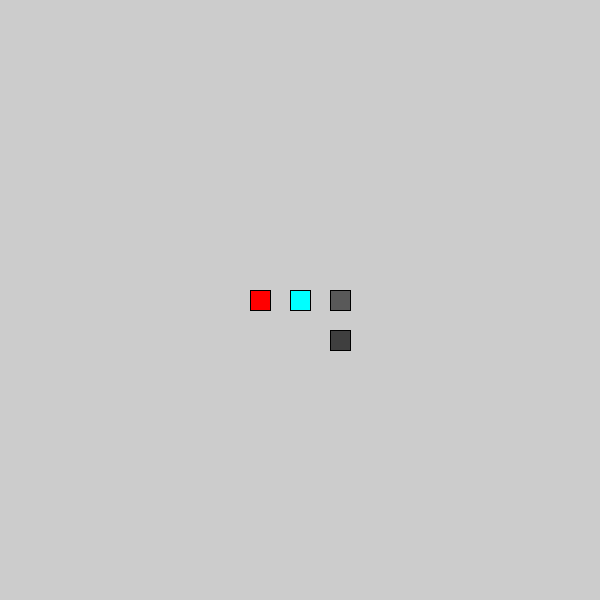
Frame 1 (no input)
Frame 60 (the mouse pressed at the canvas centre just before this capture): identical to frame 1, image omitted
Frame 120 (the mouse held since frame 60 and released just before this capture): identical to frame 1, image omitted

The Processing sketch that drew this single still picture (run headless with seeded random() and noise(); from frame 60 on, the mouse is pressed at the canvas centre):

// Processing sketch: canvas_210322_colorMixingMethods
// ── canvas_210322_colorMixingMethods.pde
// https://www.youtube.com/watch?v=LKnqECcg6Gw&ab_channel=minutephysics
// https://sighack.com/post/averaging-rgb-colors-the-right-way


color c1 = color(255, 0, 0);
color c2 = color(0, 255, 255);
float mix = 0.5;
float increment = 0.01;

void setup() {
  size(600, 600);
  surface.setLocation(0, 0);
  rectMode(CENTER);
}

void draw() {
  
  fill(c1);
  rect(width/2 - 40, height/2, 20, 20);
  
  fill(c2);
  rect(width/2     , height/2, 20, 20);
  
  fill(mixColors1(c1, c2, mix));
  rect(width/2 + 40, height/2, 20, 20);
  
  fill(mixColors2(c1, c2, mix));
  rect(width/2 + 40, height/2 + 40, 20, 20);
}


color mixColors1(color a, color b, float f) {
  //if(f == 1) return a;
  //else if(f == 0) return b;
  //else {
    color c = 0;
    float i = 1.0-f;
    int r1 = 0;
    int g1 = 0;
    int b1 = 0;
    
    int r2 = 0;
    int g2 = 0;
    int b2 = 0;
    
    // extract a
    r1 = a>>16&0xFF;
    g1 = a>>8&0xFF;
    b1 = a&0xFF;
    
    // extract b
    r2 = b>>16&0xFF;
    g2 = b>>8&0xFF;
    b2 = b&0xFF;
    
    r1 *= f;
    g1 *= f;
    b1 *= f;
    
    r2 *= i;
    g2 *= i;
    b2 *= i;
    
    //c = color((r1+r2)/2, (g1+g2)/2, (b1+b2)/2);
    //c = color(min(r1+r2, 255), min(g1+g2, 255), min(b1+b2, 255));
    //c = color(r1-(r1-r2)/2, g1-(g1-g2)/2, b1-(b1-b2)/2);
    c = color( sqrt( ((r1*r1) + (r2*r2))/2 ), sqrt( ((g1*g1) + (g2*g2))/2 ), sqrt( ((b1*b1) + (b2*b2))/2 ));
    
    return c;
 // }
}

color mixColors2(color a, color b, float f) {
  //if(f == 1) return a;
  //else if(f == 0) return b;
  //else {
    color c = 0;
    float i = 1.0-f;
    int r1 = 0;
    int g1 = 0;
    int b1 = 0;
    
    int r2 = 0;
    int g2 = 0;
    int b2 = 0;
    
    // extract a
    r1 = a>>16&0xFF;
    g1 = a>>8&0xFF;
    b1 = a&0xFF;
    
    // extract b
    r2 = b>>16&0xFF;
    g2 = b>>8&0xFF;
    b2 = b&0xFF;
    
    r1 *= f;
    g1 *= f;
    b1 *= f;
    
    r2 *= i;
    g2 *= i;
    b2 *= i;
    
    c = color((r1+r2)/2, (g1+g2)/2, (b1+b2)/2);
    //c = color(min(r1+r2, 255), min(g1+g2, 255), min(b1+b2, 255));
    //c = color(r1-(r1-r2)/2, g1-(g1-g2)/2, b1-(b1-b2)/2);
    //c = color( sqrt( ((r1*r1) + (r2*r2))/2 ), sqrt( ((g1*g1) + (g2*g2))/2 ), sqrt( ((b1*b1) + (b2*b2))/2 ));
    
    return c;
 // }
}



void keyPressed() {
  if (key == CODED) {
    if (keyCode == UP) {
      mix += increment;
      if(mix >= 1.0) mix = 1.0;
      println("mix up=" + mix);
    } else if (keyCode == DOWN) {
      mix -= increment;
      if(mix <= 0.0) mix = 0.0;
      println("mix down=" + mix);
    }
  }
}
